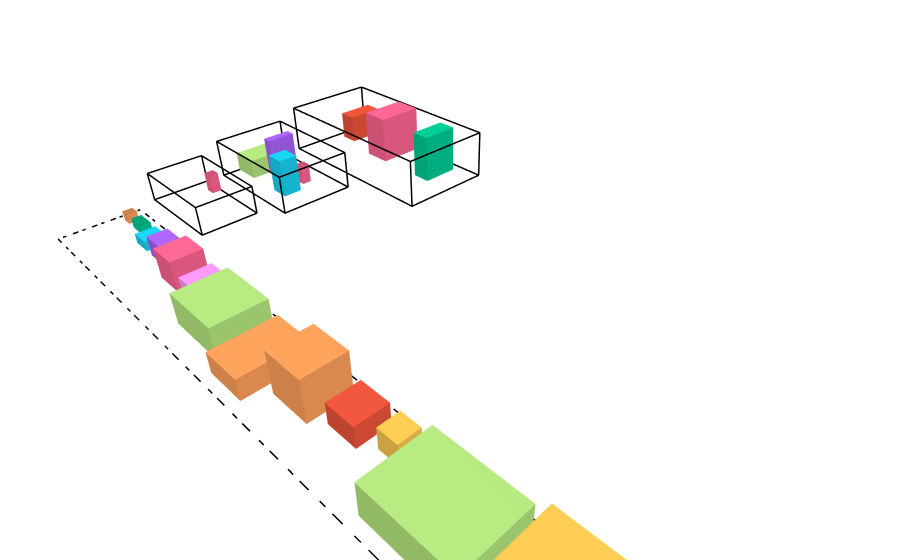

Notebook cell for this chart:
### Markdown cell above
Akan digunakan dataset berikut dengan $3$ truk dan $23$ paket. Fungsi objektif yang digunakan adalah `MaxValueObjective`.

### Code cell
trucks = [
   Truck("T1", 10, 20, 5, 200),
   Truck("T2", 8, 12, 4, 150),
   Truck("T3", 6, 10, 3, 100),
]

packages = [
   Package("S1", 1, 1, 1, 50, 2, False, 1),
   Package("S2", 1, 2, 1, 45, 3, False, 3),
   Package("S3", 2, 1, 1, 40, 2, True, 2),
   Package("S4", 1, 1, 2, 35, 1, False, 4),
   Package("S5", 2, 2, 1, 55, 4, False, 1),
   
   Package("M1", 3, 4, 2, 80, 10, False, 5),
   Package("M2", 2, 3, 2, 70, 8, True, 2),
   Package("M3", 4, 3, 1, 65, 12, False, 3),
   Package("M4", 3, 3, 3, 90, 15, False, 6),
   Package("M5", 2, 4, 2, 75, 9, False, 1),
   Package("M6", 3, 2, 2, 60, 11, True, 4),
   Package("M7", 4, 2, 3, 85, 14, False, 2),
   
   Package("L1", 5, 6, 3, 120, 25, False, 7),
   Package("L2", 4, 5, 2, 100, 20, False, 3),
   Package("L3", 6, 4, 2, 110, 22, True, 5),
   Package("L4", 5, 5, 3, 130, 30, False, 2),
   Package("L5", 4, 4, 4, 95, 18, False, 4),
   
   Package("H1", 3, 3, 2, 140, 35, False, 1),
   Package("H2", 2, 2, 2, 105, 28, False, 6),
   
   Package("B1", 6, 8, 3, 30, 40, False, 7),
   Package("B2", 5, 7, 4, 25, 35, False, 5),
   
   Package("F1", 2, 3, 1, 115, 6, True, 1),
   Package("F2", 3, 2, 2, 100, 7, True, 1),
]

init_state = State(packages, trucks, init="random_feasible")
draw_state(init_state)

objective = MaxValueObjective()
